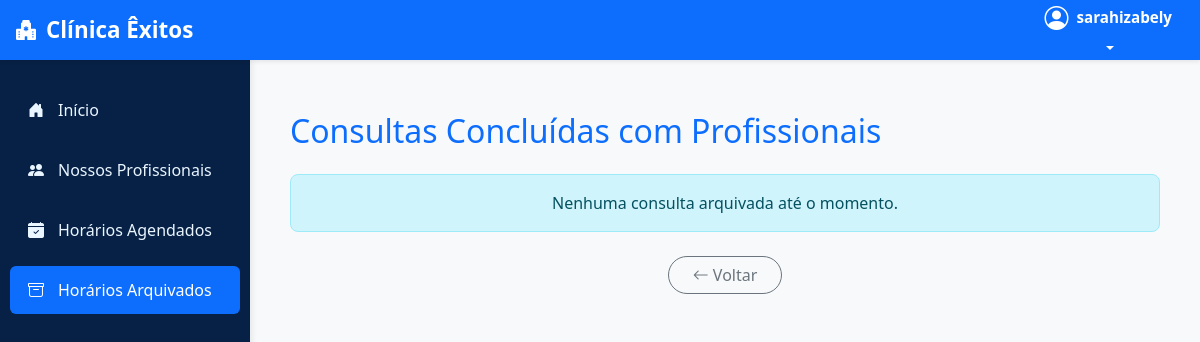
The app's page /usuarios/horarios/arquivados/ (signed in), older data.
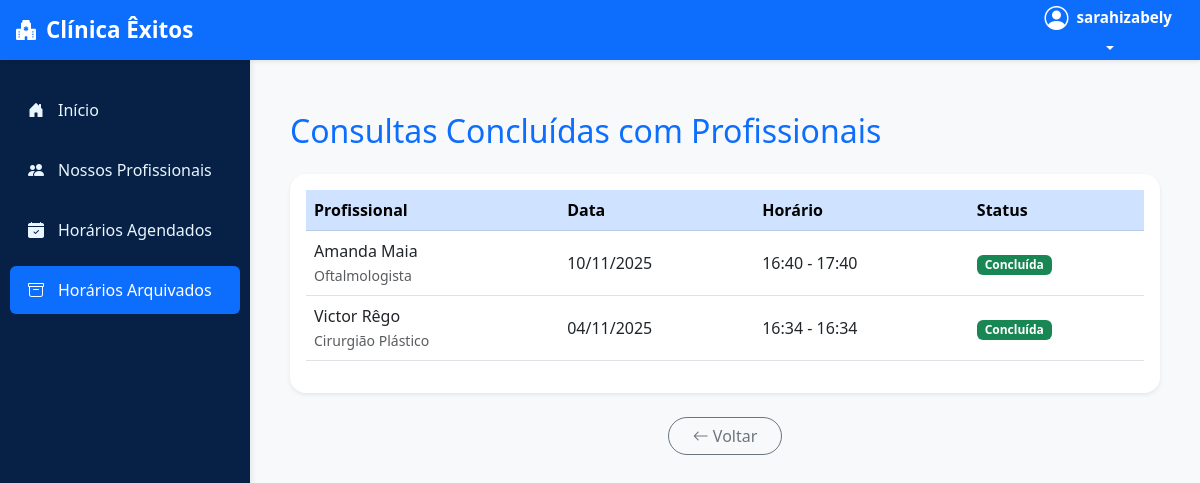
The same page, newer data.
### usuarios/models.py (models this page shows, shortened)
class Agendamento(models.Model):
    paciente = models.ForeignKey(
        settings.AUTH_USER_MODEL,
        on_delete=models.CASCADE,
        related_name='agendamentos_paciente'
    )
    profissional = models.ForeignKey(
        settings.AUTH_USER_MODEL,
        on_delete=models.CASCADE,
        related_name='agendamentos_profissional'
    )
    data = models.DateField()
    hora_inicio = models.TimeField()
    hora_fim = models.TimeField()
    criado_em = models.DateTimeField(default=timezone.now)
    concluida = models.BooleanField(default=False, verbose_name="Consulta Concluída")  # 🔵 novo campo
    class Meta:
        verbose_name = "Agendamento"
        verbose_name_plural = "Agendamentos"
        ordering = ['data', 'hora_inicio']

class UsuarioAdaptado(AbstractUser):
    cpf = models.CharField(max_length=11, unique=True, verbose_name="CPF")
    nome_cidade = models.CharField(max_length=100, blank=True, null=True)
    endereco = models.CharField(max_length=255, blank=True, null=True)
    nome_bairro = models.CharField(max_length=100, blank=True, null=True)
    data_nascimento = models.DateField(blank=True, null=True)
    foto_perfil = models.ImageField(upload_to='perfil/', null=True, blank=True, verbose_name="Foto de Perfil")
    is_professional = models.BooleanField(default=False)
    especializacao = models.CharField(max_length=255, blank=True, null=True, verbose_name="Especialização")
    crm = models.CharField(max_length=50, blank=True, null=True, verbose_name="CRM")
    telefone_contato = models.CharField(max_length=20, blank=True, null=True, verbose_name="Telefone de Contato")
    email_profissional = models.EmailField(blank=True, null=True, verbose_name="E-mail Profissional")
    biografia = models.TextField(blank=True, null=True, verbose_name="Biografia")

### usuarios/views.py (the view)
# urls.py: path('horarios/arquivados/', views.horarios_arquivados, name='horarios_arquivados'),
@login_required
def horarios_arquivados(request):
    if request.user.is_professional:
        consultas_concluidas = Agendamento.objects.filter(
            profissional=request.user, concluida=True
        ).order_by('-data', '-hora_inicio')
    else:
        consultas_concluidas = Agendamento.objects.filter(
            paciente=request.user, concluida=True
        ).order_by('-data', '-hora_inicio')
    return render(request, 'horarios_paciente/horarios_arquivados.html', {
        'consultas': consultas_concluidas
    })

### agenda/templates/horarios_paciente/horarios_arquivados.html (shortened to what this page needs)
{% extends 'base.html' %}
{% block content %}
<div class="container mt-4">
    <h2 class="text-primary mb-4">
        {% if user.is_professional %}
            Consultas Concluídas com Pacientes
        {% else %}
            Consultas Concluídas com Profissionais
        {% endif %}
    </h2>
    {% if consultas %}
        <div class="card shadow-sm rounded-4 p-3 bg-white border-0">
            <table class="table table-hover align-middle">
                <thead class="table-primary">
                    <tr>
                        <th>{% if user.is_professional %}Paciente{% else %}Profissional{% endif %}</th>
                        <th>Data</th>
                        <th>Horário</th>
                        <th>Status</th>
                    </tr>
                </thead>
                <tbody>
                    {% for horario in consultas %}
                        <tr>
                            <td>
                                {% if user.is_professional %}
                                    {{ horario.paciente.get_full_name }}
                                {% else %}
                                    {{ horario.profissional.get_full_name }}
                                    {% if horario.profissional.especializacao %}
                                        <br>
                                        <small class="text-muted">{{ horario.profissional.especializacao }}</small>
                                    {% endif %}
                                {% endif %}
                            </td>
                            <td>{{ horario.data|date:"d/m/Y" }}</td>
                            <td>{{ horario.hora_inicio|time:"H:i" }} - {{ horario.hora_fim|time:"H:i" }}</td>
                            <td>
                                <span class="badge bg-success">Concluída</span>
                            </td>
                        </tr>
                    {% endfor %}
                </tbody>
            </table>
        </div>
    {% else %}
        <div class="alert alert-info text-center">Nenhuma consulta arquivada até o momento.</div>
    {% endif %}
    <div class="mt-4 text-center">
        <a href="{% url 'horarios_agendados' %}" class="btn btn-outline-secondary rounded-pill px-4">
            <i class="bi bi-arrow-left"></i> Voltar
        </a>
    </div>
</div>
{% endblock %}

Row changes from the older to the newer data that the page shows:
added Agendamento: profissional.get_full_name "Amanda Maia", profissional.especializacao "Oftalmologista", data "10/11/2025", hora_inicio "16:40", hora_fim "17:40"
added Agendamento: profissional.get_full_name "Victor Rêgo", profissional.especializacao "Cirurgião Plástico", data "04/11/2025", hora_inicio "16:34", hora_fim "16:34"
Text that changed along with them:
text no longer shown: "Nenhuma consulta arquivada até o momento."
text now shown: "Profissional Data Horário Status"
